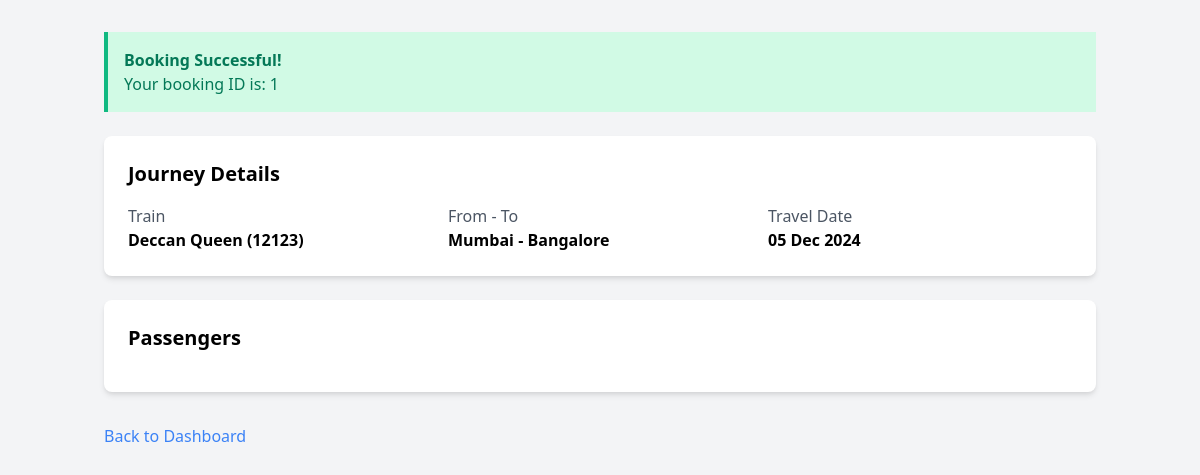
/booking_status.php?booking_id=1 (signed in), run on the app's committed database.
### tables this page shows
CREATE TABLE `bookings` (
  `id` int(11) NOT NULL,
  `user_id` int(11) NOT NULL,
  `train_id` int(11) NOT NULL,
  `ticket_category` varchar(20) NOT NULL,
  `num_tickets` int(11) NOT NULL,
  `total_amount` decimal(10,2) NOT NULL,
  `booking_date` datetime NOT NULL,
  `created_at` timestamp NOT NULL DEFAULT current_timestamp()
);

CREATE TABLE `trains` (
  `id` int(11) NOT NULL,
  `train_name` varchar(255) NOT NULL,
  `train_number` varchar(20) NOT NULL,
  `source_location` varchar(255) NOT NULL,
  `destination_location` varchar(255) NOT NULL,
  `departure_time` time NOT NULL,
  `arrival_time` time NOT NULL,
  `first_class_price` decimal(10,2) NOT NULL,
  `second_class_price` decimal(10,2) NOT NULL,
  `general_price` decimal(10,2) NOT NULL,
  `first_class_seats` int(11) NOT NULL,
  `second_class_seats` int(11) NOT NULL,
  `general_seats` int(11) NOT NULL,
  `runs_on` varchar(255) DEFAULT 'all'
);

### booking_status.php (the view, shortened to what this page needs)
<?php
require_once 'db_connection.php';
$booking_id = $_GET['booking_id'];
$user_id = $_SESSION['user_id'];
$stmt = $conn->prepare("
    SELECT b.*, t.train_name, t.train_number, t.source_location, t.destination_location,
           t.departure_time, t.arrival_time
    FROM bookings b
    JOIN trains t ON b.train_id = t.id
    WHERE b.id = ? AND b.user_id = ?
");
$stmt->bind_param("ii", $booking_id, $user_id);
$stmt->execute();
$booking = $stmt->get_result()->fetch_assoc();
?>
<!DOCTYPE html>
<html lang="en">
<head>
    <link href="https://cdn.jsdelivr.net/npm/tailwindcss@2.2.19/dist/tailwind.min.css" rel="stylesheet">
</head>
<body class="bg-gray-100">
    <div class="container mx-auto px-4 py-8">
        <div class="bg-green-100 border-l-4 border-green-500 text-green-700 p-4 mb-6">
            <p class="font-bold">Booking Successful!</p>
            <p>Your booking ID is: <?php echo $booking_id; ?></p>
        </div>
        <div class="bg-white p-6 rounded-lg shadow-md mb-6">
            <h2 class="text-xl font-bold mb-4">Journey Details</h2>
            <div class="grid grid-cols-2 md:grid-cols-3 gap-4">
                <div>
                    <p class="text-gray-600">Train</p>
                    <p class="font-semibold"><?php echo htmlspecialchars($booking['train_name']); ?> (<?php echo htmlspecialchars($booking['train_number']); ?>)</p>
                </div>
                <div>
                    <p class="text-gray-600">From - To</p>
                    <p class="font-semibold"><?php echo htmlspecialchars($booking['source_location']); ?> - <?php echo htmlspecialchars($booking['destination_location']); ?></p>
                </div>
                <div>
                    <p class="text-gray-600">Travel Date</p>
                    <p class="font-semibold"><?php echo date('d M Y', strtotime($booking['departure_time'])); ?></p>
                </div>
            </div>
        </div>
        <div class="bg-white p-6 rounded-lg shadow-md mb-6">
            <h2 class="text-xl font-bold mb-4">Passengers</h2>
        </div>
        <div class="mt-8">
            <a href="dashboard.php" class="text-blue-500 hover:underline">Back to Dashboard</a>
        </div>
    </div>
</body>
</html>

### data on the page
bookings: train.train_name "Deccan Queen", train.train_number "12123", train.source_location "Mumbai", train.destination_location "Bangalore", train.departure_time "05 Dec 2024"

### other printed values
$booking_id "1"
